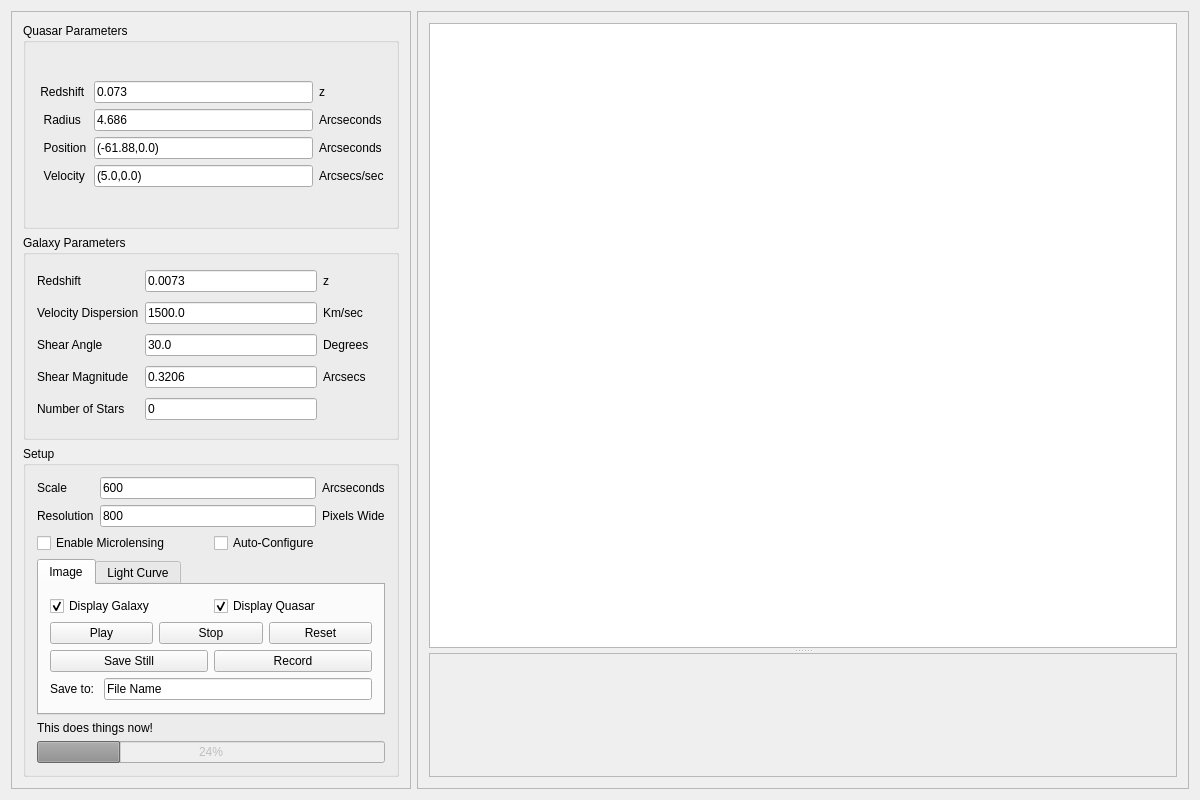
<?xml version="1.0" encoding="UTF-8"?>
<ui version="4.0">
 <class>GravitationalLensing</class>
 <widget class="QMainWindow" name="GravitationalLensing">
  <property name="geometry">
   <rect>
    <x>0</x>
    <y>0</y>
    <width>1200</width>
    <height>800</height>
   </rect>
  </property>
  <property name="windowTitle">
   <string>Gravitational Lensing</string>
  </property>
  <widget class="QWidget" name="centralWidget">
   <layout class="QHBoxLayout" name="horizontalLayout_5">
    <item>
     <widget class="QScrollArea" name="scrollArea_2">
      <property name="minimumSize">
       <size>
        <width>0</width>
        <height>0</height>
       </size>
      </property>
      <property name="maximumSize">
       <size>
        <width>400</width>
        <height>180000</height>
       </size>
      </property>
      <property name="frameShape">
       <enum>QFrame::StyledPanel</enum>
      </property>
      <property name="widgetResizable">
       <bool>true</bool>
      </property>
      <widget class="QWidget" name="scrollAreaWidgetContents_2">
       <property name="geometry">
        <rect>
         <x>0</x>
         <y>0</y>
         <width>398</width>
         <height>774</height>
        </rect>
       </property>
       <property name="maximumSize">
        <size>
         <width>16777215</width>
         <height>16777215</height>
        </size>
       </property>
       <layout class="QVBoxLayout" name="verticalLayout_2">
        <item>
         <widget class="QGroupBox" name="groupBox_3">
          <property name="enabled">
           <bool>true</bool>
          </property>
          <property name="sizePolicy">
           <sizepolicy hsizetype="Minimum" vsizetype="Preferred">
            <horstretch>0</horstretch>
            <verstretch>0</verstretch>
           </sizepolicy>
          </property>
          <property name="minimumSize">
           <size>
            <width>30</width>
            <height>0</height>
           </size>
          </property>
          <property name="maximumSize">
           <size>
            <width>16777215</width>
            <height>264</height>
           </size>
          </property>
          <property name="title">
           <string>Quasar Parameters</string>
          </property>
          <layout class="QGridLayout" name="gridLayout_4">
           <item row="0" column="1">
            <layout class="QGridLayout" name="gridLayout_5">
             <item row="2" column="1">
              <widget class="QLineEdit" name="qPosition">
               <property name="text">
                <string>(-61.88,0.0)</string>
               </property>
              </widget>
             </item>
             <item row="2" column="2">
              <widget class="QLabel" name="label_10">
               <property name="text">
                <string>Arcseconds </string>
               </property>
              </widget>
             </item>
             <item row="2" column="0">
              <widget class="QLabel" name="label_7">
               <property name="text">
                <string>  Position</string>
               </property>
              </widget>
             </item>
             <item row="1" column="1">
              <widget class="QLineEdit" name="qRadius">
               <property name="text">
                <string>4.686</string>
               </property>
              </widget>
             </item>
             <item row="3" column="0">
              <widget class="QLabel" name="label_6">
               <property name="text">
                <string>  Velocity</string>
               </property>
              </widget>
             </item>
             <item row="3" column="1">
              <widget class="QLineEdit" name="qVelocity">
               <property name="text">
                <string>(5.0,0.0)</string>
               </property>
              </widget>
             </item>
             <item row="3" column="2">
              <widget class="QLabel" name="label_8">
               <property name="text">
                <string>Arcsecs/sec</string>
               </property>
              </widget>
             </item>
             <item row="1" column="2">
              <widget class="QLabel" name="label_19">
               <property name="text">
                <string>Arcseconds</string>
               </property>
              </widget>
             </item>
             <item row="0" column="0">
              <widget class="QLabel" name="label_9">
               <property name="text">
                <string> Redshift </string>
               </property>
              </widget>
             </item>
             <item row="1" column="0">
              <widget class="QLabel" name="label_4">
               <property name="text">
                <string>  Radius</string>
               </property>
              </widget>
             </item>
             <item row="0" column="1">
              <widget class="QLineEdit" name="qRedshift">
               <property name="text">
                <string>0.073</string>
               </property>
              </widget>
             </item>
             <item row="0" column="2">
              <widget class="QLabel" name="label_5">
               <property name="text">
                <string>z</string>
               </property>
              </widget>
             </item>
            </layout>
           </item>
          </layout>
         </widget>
        </item>
        <item>
         <widget class="QGroupBox" name="groupBox_4">
          <property name="sizePolicy">
           <sizepolicy hsizetype="Preferred" vsizetype="Preferred">
            <horstretch>0</horstretch>
            <verstretch>0</verstretch>
           </sizepolicy>
          </property>
          <property name="minimumSize">
           <size>
            <width>30</width>
            <height>0</height>
           </size>
          </property>
          <property name="maximumSize">
           <size>
            <width>16777215</width>
            <height>263</height>
           </size>
          </property>
          <property name="title">
           <string>Galaxy Parameters</string>
          </property>
          <layout class="QGridLayout" name="gridLayout">
           <item row="0" column="2">
            <widget class="QLabel" name="label_15">
             <property name="text">
              <string/>
             </property>
            </widget>
           </item>
           <item row="0" column="1" rowspan="2">
            <layout class="QGridLayout" name="gridLayout_3">
             <item row="2" column="1">
              <widget class="QLineEdit" name="gShearAngle">
               <property name="text">
                <string>30.0</string>
               </property>
              </widget>
             </item>
             <item row="0" column="0">
              <widget class="QLabel" name="label_14">
               <property name="text">
                <string>Redshift</string>
               </property>
              </widget>
             </item>
             <item row="0" column="1">
              <widget class="QLineEdit" name="gRedshift">
               <property name="text">
                <string>0.0073</string>
               </property>
              </widget>
             </item>
             <item row="0" column="2">
              <widget class="QLabel" name="label">
               <property name="text">
                <string>z</string>
               </property>
              </widget>
             </item>
             <item row="3" column="0">
              <widget class="QLabel" name="label_12">
               <property name="text">
                <string>Shear Magnitude</string>
               </property>
              </widget>
             </item>
             <item row="2" column="0">
              <widget class="QLabel" name="label_3">
               <property name="text">
                <string>Shear Angle</string>
               </property>
              </widget>
             </item>
             <item row="1" column="2">
              <widget class="QLabel" name="label_16">
               <property name="text">
                <string>Km/sec</string>
               </property>
              </widget>
             </item>
             <item row="1" column="0">
              <widget class="QLabel" name="label_11">
               <property name="text">
                <string>Velocity Dispersion</string>
               </property>
              </widget>
             </item>
             <item row="3" column="2">
              <widget class="QLabel" name="label_17">
               <property name="text">
                <string>Arcsecs</string>
               </property>
              </widget>
             </item>
             <item row="2" column="2">
              <widget class="QLabel" name="label_2">
               <property name="text">
                <string>Degrees </string>
               </property>
              </widget>
             </item>
             <item row="4" column="1">
              <widget class="QLineEdit" name="gNumStars">
               <property name="text">
                <string>0</string>
               </property>
              </widget>
             </item>
             <item row="1" column="1">
              <widget class="QLineEdit" name="gVelDispersion">
               <property name="text">
                <string>1500.0</string>
               </property>
              </widget>
             </item>
             <item row="3" column="1">
              <widget class="QLineEdit" name="gShearMag">
               <property name="text">
                <string>0.3206</string>
               </property>
              </widget>
             </item>
             <item row="4" column="0">
              <widget class="QLabel" name="label_13">
               <property name="text">
                <string>Number of Stars</string>
               </property>
              </widget>
             </item>
            </layout>
           </item>
          </layout>
         </widget>
        </item>
        <item>
         <widget class="QGroupBox" name="groupBox">
          <property name="title">
           <string>Setup</string>
          </property>
          <layout class="QVBoxLayout" name="verticalLayout_7">
           <item>
            <layout class="QGridLayout" name="gridLayout_2">
             <item row="0" column="2">
              <widget class="QLabel" name="label_22">
               <property name="text">
                <string>Arcseconds</string>
               </property>
              </widget>
             </item>
             <item row="0" column="1">
              <widget class="QLineEdit" name="scaleInput">
               <property name="enabled">
                <bool>true</bool>
               </property>
               <property name="text">
                <string>600</string>
               </property>
              </widget>
             </item>
             <item row="0" column="0">
              <widget class="QLabel" name="label_21">
               <property name="text">
                <string>Scale</string>
               </property>
              </widget>
             </item>
             <item row="1" column="0">
              <widget class="QLabel" name="label_20">
               <property name="text">
                <string>Resolution</string>
               </property>
              </widget>
             </item>
             <item row="1" column="1">
              <widget class="QLineEdit" name="dimensionInput">
               <property name="enabled">
                <bool>true</bool>
               </property>
               <property name="text">
                <string>800</string>
               </property>
              </widget>
             </item>
             <item row="1" column="2">
              <widget class="QLabel" name="label_26">
               <property name="text">
                <string>Pixels Wide</string>
               </property>
              </widget>
             </item>
            </layout>
           </item>
           <item>
            <layout class="QHBoxLayout" name="horizontalLayout_3">
             <item>
              <widget class="QCheckBox" name="enableMicrolensingBox">
               <property name="text">
                <string>Enable Microlensing</string>
               </property>
              </widget>
             </item>
             <item>
              <widget class="QCheckBox" name="autoConfigCheckBox">
               <property name="text">
                <string>Auto-Configure</string>
               </property>
               <property name="checked">
                <bool>false</bool>
               </property>
              </widget>
             </item>
            </layout>
           </item>
           <item>
            <widget class="QTabWidget" name="tabWidget">
             <property name="sizePolicy">
              <sizepolicy hsizetype="Expanding" vsizetype="Preferred">
               <horstretch>0</horstretch>
               <verstretch>0</verstretch>
              </sizepolicy>
             </property>
             <property name="tabPosition">
              <enum>QTabWidget::North</enum>
             </property>
             <property name="tabShape">
              <enum>QTabWidget::Rounded</enum>
             </property>
             <property name="currentIndex">
              <number>0</number>
             </property>
             <property name="usesScrollButtons">
              <bool>true</bool>
             </property>
             <property name="documentMode">
              <bool>false</bool>
             </property>
             <property name="tabsClosable">
              <bool>false</bool>
             </property>
             <property name="movable">
              <bool>false</bool>
             </property>
             <property name="tabBarAutoHide">
              <bool>false</bool>
             </property>
             <widget class="QWidget" name="ImageTab">
              <attribute name="title">
               <string>Image</string>
              </attribute>
              <layout class="QVBoxLayout" name="verticalLayout_3">
               <item>
                <layout class="QHBoxLayout" name="horizontalLayout">
                 <item>
                  <widget class="QCheckBox" name="displayGalaxy">
                   <property name="layoutDirection">
                    <enum>Qt::LeftToRight</enum>
                   </property>
                   <property name="text">
                    <string>Display Galaxy</string>
                   </property>
                   <property name="checked">
                    <bool>true</bool>
                   </property>
                  </widget>
                 </item>
                 <item>
                  <widget class="QCheckBox" name="displayQuasar">
                   <property name="layoutDirection">
                    <enum>Qt::LeftToRight</enum>
                   </property>
                   <property name="text">
                    <string>Display Quasar</string>
                   </property>
                   <property name="checked">
                    <bool>true</bool>
                   </property>
                  </widget>
                 </item>
                </layout>
               </item>
               <item>
                <layout class="QHBoxLayout" name="horizontalLayout_2">
                 <item>
                  <widget class="QPushButton" name="playButton">
                   <property name="text">
                    <string>Play</string>
                   </property>
                   <property name="autoDefault">
                    <bool>false</bool>
                   </property>
                   <property name="default">
                    <bool>false</bool>
                   </property>
                   <property name="flat">
                    <bool>false</bool>
                   </property>
                  </widget>
                 </item>
                 <item>
                  <widget class="QPushButton" name="pauseButton">
                   <property name="text">
                    <string>Stop</string>
                   </property>
                  </widget>
                 </item>
                 <item>
                  <widget class="QPushButton" name="resetButton">
                   <property name="text">
                    <string>Reset</string>
                   </property>
                  </widget>
                 </item>
                </layout>
               </item>
               <item>
                <layout class="QGridLayout" name="gridLayout_6">
                 <item row="1" column="2">
                  <widget class="QPushButton" name="recordButton">
                   <property name="layoutDirection">
                    <enum>Qt::RightToLeft</enum>
                   </property>
                   <property name="text">
                    <string>Record</string>
                   </property>
                  </widget>
                 </item>
                 <item row="1" column="1">
                  <widget class="QPushButton" name="saveStillButton">
                   <property name="text">
                    <string>Save Still</string>
                   </property>
                  </widget>
                 </item>
                </layout>
               </item>
               <item>
                <layout class="QHBoxLayout" name="horizontalLayout_4">
                 <item>
                  <widget class="QLabel" name="label_28">
                   <property name="text">
                    <string>Save to: </string>
                   </property>
                  </widget>
                 </item>
                 <item>
                  <widget class="QLineEdit" name="fileNameField">
                   <property name="text">
                    <string>File Name</string>
                   </property>
                  </widget>
                 </item>
                </layout>
               </item>
              </layout>
              <zorder></zorder>
             </widget>
             <widget class="QWidget" name="lightCurveTab">
              <attribute name="title">
               <string>Light Curve</string>
              </attribute>
              <layout class="QVBoxLayout" name="verticalLayout">
               <item>
                <widget class="QLabel" name="label_18">
                 <property name="text">
                  <string>Quasar Path:</string>
                 </property>
                 <property name="alignment">
                  <set>Qt::AlignCenter</set>
                 </property>
                </widget>
               </item>
               <item>
                <layout class="QGridLayout" name="gridLayout_7">
                 <item row="1" column="1">
                  <widget class="QLineEdit" name="lightCurveMinField">
                   <property name="text">
                    <string>(-1,-1)</string>
                   </property>
                  </widget>
                 </item>
                 <item row="2" column="2">
                  <widget class="QLabel" name="label_27">
                   <property name="text">
                    <string>Arcseconds</string>
                   </property>
                  </widget>
                 </item>
                 <item row="1" column="2">
                  <widget class="QLabel" name="label_25">
                   <property name="text">
                    <string>Arcseconds</string>
                   </property>
                  </widget>
                 </item>
                 <item row="2" column="1">
                  <widget class="QLineEdit" name="lightCurveMaxField">
                   <property name="text">
                    <string>(1,1)</string>
                   </property>
                  </widget>
                 </item>
                 <item row="1" column="0">
                  <widget class="QLabel" name="label_23">
                   <property name="text">
                    <string>Start</string>
                   </property>
                  </widget>
                 </item>
                 <item row="2" column="0">
                  <widget class="QLabel" name="label_24">
                   <property name="text">
                    <string>End</string>
                   </property>
                  </widget>
                 </item>
                 <item row="3" column="1">
                  <layout class="QHBoxLayout" name="horizontalLayout_6"/>
                 </item>
                </layout>
               </item>
               <item>
                <layout class="QHBoxLayout" name="horizontalLayout_7">
                 <item>
                  <spacer name="horizontalSpacer_2">
                   <property name="orientation">
                    <enum>Qt::Horizontal</enum>
                   </property>
                   <property name="sizeHint" stdset="0">
                    <size>
                     <width>40</width>
                     <height>20</height>
                    </size>
                   </property>
                  </spacer>
                 </item>
                 <item>
                  <widget class="QPushButton" name="lightCurveStartButton">
                   <property name="text">
                    <string>Calculate</string>
                   </property>
                  </widget>
                 </item>
                 <item>
                  <spacer name="horizontalSpacer">
                   <property name="orientation">
                    <enum>Qt::Horizontal</enum>
                   </property>
                   <property name="sizeHint" stdset="0">
                    <size>
                     <width>40</width>
                     <height>20</height>
                    </size>
                   </property>
                  </spacer>
                 </item>
                </layout>
               </item>
              </layout>
             </widget>
            </widget>
           </item>
           <item>
            <widget class="QLabel" name="progressLabel">
             <property name="text">
              <string>This does things now!</string>
             </property>
            </widget>
           </item>
           <item>
            <widget class="QProgressBar" name="progressBar">
             <property name="enabled">
              <bool>false</bool>
             </property>
             <property name="value">
              <number>24</number>
             </property>
            </widget>
           </item>
          </layout>
         </widget>
        </item>
       </layout>
      </widget>
     </widget>
    </item>
    <item>
     <widget class="QFrame" name="qframe">
      <property name="frameShape">
       <enum>QFrame::StyledPanel</enum>
      </property>
      <property name="frameShadow">
       <enum>QFrame::Raised</enum>
      </property>
      <layout class="QVBoxLayout" name="verticalLayout_5">
       <item>
        <widget class="QSplitter" name="splitter">
         <property name="orientation">
          <enum>Qt::Vertical</enum>
         </property>
         <property name="opaqueResize">
          <bool>false</bool>
         </property>
         <property name="handleWidth">
          <number>5</number>
         </property>
         <property name="childrenCollapsible">
          <bool>true</bool>
         </property>
         <widget class="PlotWidget" name="curve_canvas_frame"/>
         <widget class="QScrollArea" name="scrollArea">
          <property name="widgetResizable">
           <bool>true</bool>
          </property>
          <widget class="QWidget" name="scrollAreaWidgetContents">
           <property name="geometry">
            <rect>
             <x>0</x>
             <y>0</y>
             <width>732</width>
             <height>217</height>
            </rect>
           </property>
           <layout class="QVBoxLayout" name="verticalLayout_4">
            <item>
             <widget class="QLabel" name="main_canvas">
              <property name="text">
               <string/>
              </property>
             </widget>
            </item>
           </layout>
          </widget>
         </widget>
        </widget>
       </item>
      </layout>
     </widget>
    </item>
   </layout>
  </widget>
 </widget>
 <layoutdefault spacing="6" margin="11"/>
 <customwidgets>
  <customwidget>
   <class>PlotWidget</class>
   <extends>QGraphicsView</extends>
   <header location="global">pyqtgraph.h</header>
  </customwidget>
 </customwidgets>
 <resources/>
 <connections/>
</ui>
